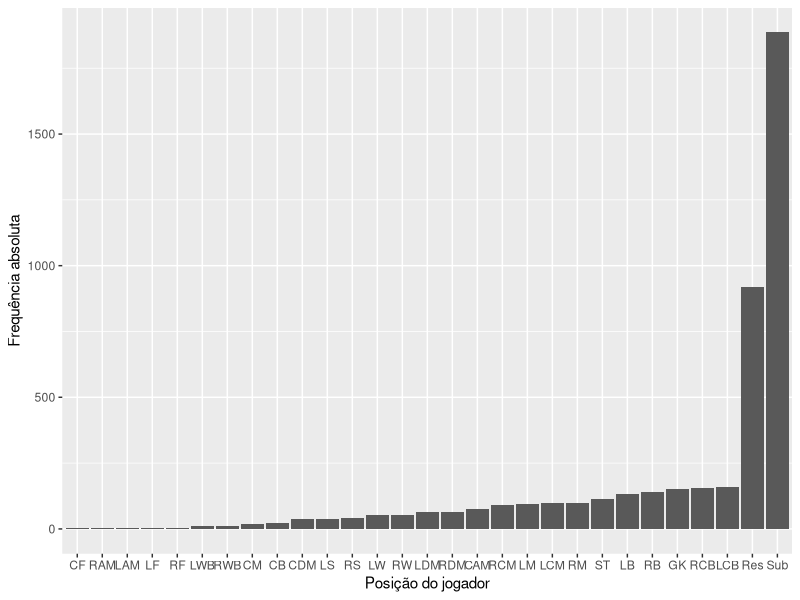
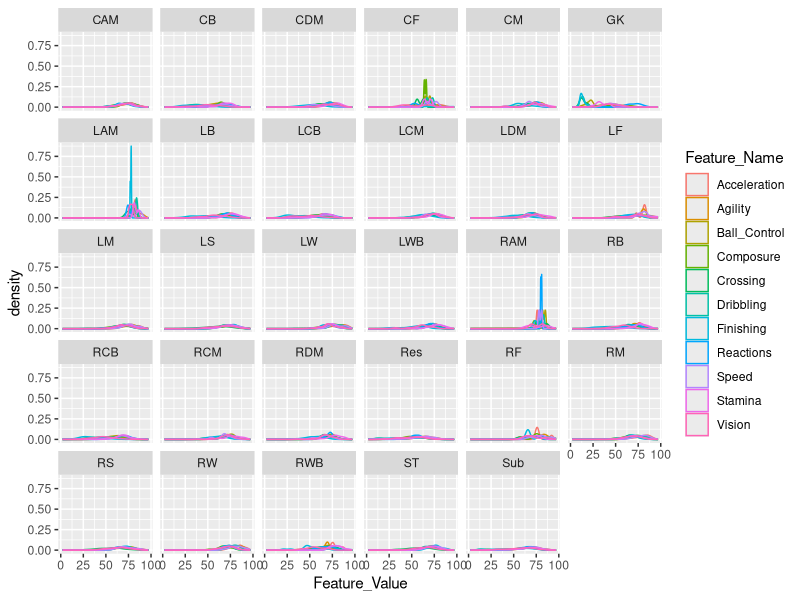

R code for these plots, in order:
## ---- chunk 1
knitr::opts_chunk$set(echo = TRUE)
## ---- chunk 2
library(data.table)
library(nnet)
library(tidyverse)
## ---- chunk 3
train <- fread("data/train.csv")
train |> glimpse()
## ---- chunk 4
unique(train[ , Club_Position])
## ---- chunk 5
train |> 
  group_by(Club_Position) |> 
  tally() |> 
  ggplot(aes(x = reorder(Club_Position, n), y = n)) +
  geom_bar(stat = "identity") +
  labs(x = "Posição do jogador", y = "Frequência absoluta")
## ---- chunk 6
train_features_long <- 
  train |> 
  pivot_longer(cols = c(Ball_Control,
                        Agility,
                        Dribbling, 
                        Reactions, 
                        Vision, 
                        Composure, 
                        Crossing,
                        Acceleration, 
                        Speed,
                        Finishing,
                        Stamina),
               names_to = "Feature_Name", 
               values_to = "Feature_Value") |> 
  select(Club_Position, Feature_Name, Feature_Value)

train_features_long |> 
  ggplot(aes(x = Feature_Value, color = Feature_Name)) +
  geom_density() +
  facet_wrap(~Club_Position)
